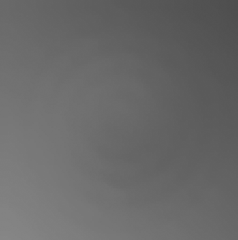
%> input picture 2_Histogram/hist1.bmp, 238 x 240 px
$ octave histogram_equalization.m   (GNU Octave 9; MATLAB toolbox functions it lacks are replaced by stand-ins)
%> lines starting %> are read from the running program, lines starting %| are printed output that depends on the picture
%% histogram equalization
clearvars; close all; clc;

hist1 = imread('hist1.bmp');
%> hist1 is the input picture: size 240x238 uint8; min 77, max 135, mean 105
[H, x] = imhist(hist1, 256);
%> H = 256 values, max 2373 at index 106, min 0 at index 1, mean 223.1; x = 256 values from 0 to 255

figure(1);
subplot(1,3,1), imshow(hist1), title('hist1');
subplot(1,3,2), imhist(hist1, 256), title('histogram'), ylim([0, 2500]);
subplot(1,3,3), bar(x, H), title('bar'), ylim([0, 2500]);


%% cumulative histogram
clearvars; close all; clc;

hist1 = imread('hist1.bmp');
[H, x] = imhist(hist1, 256);

C = cumsum(H);
%> C = 256 values from 0 to 57120
k = max(C)/max(H);
%> k = 24.07
C2 = C/k;
%> C2 = 256 values from 0 to 2373


hold on;
plot(x, H), plot(x, C2), title('Histogram and cumulative h.'), xlim([0, 256]);
hold off;


%% cumulative histogram after stretching
clearvars; close all; clc;

hist1 = imadjust(imread('hist1.bmp'));
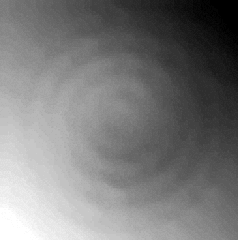
%> hist1: size 240x238 uint8; min 0, max 255, mean 122.7
[H, x] = imhist(hist1, 256);
%> H = 256 values, max 2373 at index 123, min 0 at index 2, mean 223.1

C = cumsum(H);
%> C = 256 values from 732 to 57120
k = max(C)/max(H);
C2 = C/k;
%> C2 = 256 values from 30.41 to 2373


hold on;
plot(x, H), plot(x, C2), title('Histogram and cumulative h.'), xlim([0, 256]);
%> after `xlim([0, 256])`:
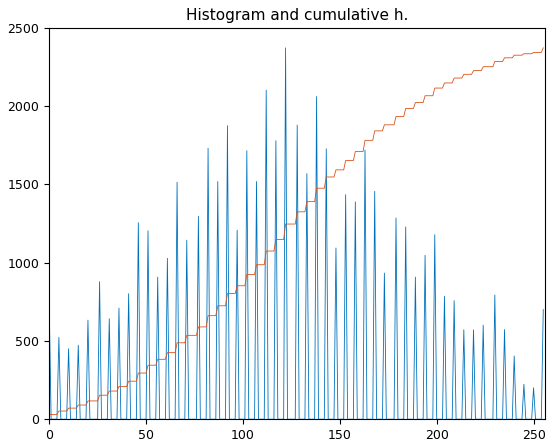
%> figure redrawn from the program's plot data; curve peaks at x = 122, y = 2373; curve peaks at x = 255, y = 2373
hold off;


%% image after operations
clearvars; close all; clc;

hist1 = imread('hist1.bmp');
[H, x] = imhist(hist1, 256);
%> H = 256 values, max 2373 at index 106, min 0 at index 1, mean 223.1

C = cumsum(H);
%> C = 256 values from 0 to 57120
k = max(C)/255;
%> k = 224
C2 = C/k;
%> C2 = 256 values from 0 to 255

lut = uint8( intlut(hist1, uint8(C2)) );


subplot(1,2,1);
hold on;
imhist(lut), plot(x, C2), title('Histogram and cumulative h.'), xlim([0, 256]), ylim([0, 2500]);
hold off;
subplot(1,2,2), imshow(lut), title('Output image');


%% methods comparison
clearvars; close all; clc;

hist1 = imread('hist1.bmp');
H = imhist(hist1, 256);

C = cumsum(H);
k = max(C)/255;
C2 = C/k;

lut = uint8( intlut(hist1, uint8(C2)) );


figure(1);
subplot(1,3,1), imshow(lut), title('own implementation');
subplot(1,3,2), imshow(histeq(hist1, 256)), title('histeq method resutl');
subplot(1,3,3), imshow(adapthisteq(hist1)), title('adapthisteq method resutl');


%% different histograms comparison
clearvars; close all; clc;

hist2 = imread('hist2.bmp');
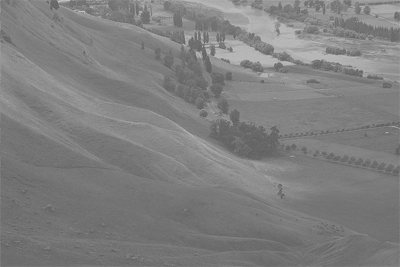
%> input picture 2_Histogram/hist2.bmp, 400 x 267 px
%> hist2 is the input picture: size 267x400 uint8; min 92, max 199, mean 126.8
hist3 = imread('hist3.bmp');
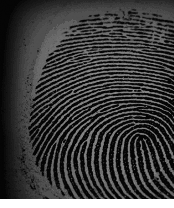
%> input picture 2_Histogram/hist3.bmp, 174 x 208 px
%> hist3 is the input picture: size 208x174 uint8; min 4, max 255, mean 61.1
hist4 = imread('hist4.bmp');
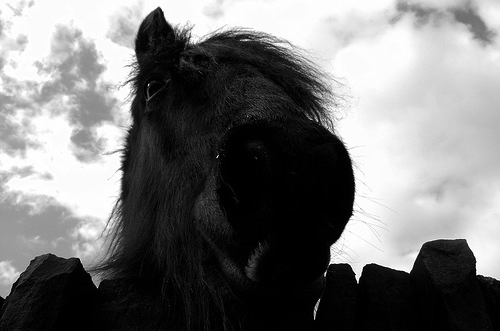
%> input picture 2_Histogram/hist4.bmp, 500 x 331 px
%> hist4 is the input picture: size 331x500 uint8; min 0, max 255, mean 117.8


H = imhist(hist2, 256);
%> H = 256 values, max 4299 at index 117, min 0 at index 1, mean 417.2
C = cumsum(H);
%> C = 256 values from 0 to 106800
k = max(C)/255;
%> k = 418.8
C2 = C/k;
lut = uint8( intlut(hist2, uint8(C2)) );
%> lut: size 267x400 uint8

subplot(3,4,1), imshow(hist2), title('hist2');
subplot(3,4,2), imshow(imadjust(hist2)), title('stretching');
subplot(3,4,3), imshow(lut), title('HE');
subplot(3,4,4), imshow(adapthisteq(hist2)), title('CLAHE');

H = imhist(hist3, 256);
%> H = 256 values, max 5075 at index 6, min 0 at index 1, mean 141.4
C = cumsum(H);
%> C = 256 values from 0 to 36192
k = max(C)/255;
%> k = 141.9
C2 = C/k;
lut = uint8( intlut(hist3, uint8(C2)) );
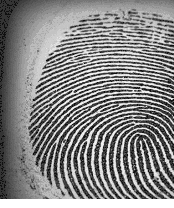
%> lut: size 208x174 uint8; min 16, max 255, mean 133.8


subplot(3,4,5), imshow(hist3), title('hist3');
subplot(3,4,6), imshow(imadjust(hist3));
subplot(3,4,7), imshow(lut);
subplot(3,4,8), imshow(adapthisteq(hist3));

H = imhist(hist4, 256);
%> H = 256 values, max 14960 at index 1, min 18 at index 101, mean 646.5
C = cumsum(H);
%> C = 256 values from 14960 to 165500
k = max(C)/255;
%> k = 649
C2 = C/k;
%> C2 = 256 values from 23.05 to 255
lut = uint8( intlut(hist4, uint8(C2)) );
%> lut: size 331x500 uint8


subplot(3,4,9),  imshow(hist4), title('hist4');
subplot(3,4,10), imshow(imadjust(hist4));
subplot(3,4,11), imshow(lut);
subplot(3,4,12), imshow(adapthisteq(hist4));
%> after `imshow(adapthisteq(hist4))`:
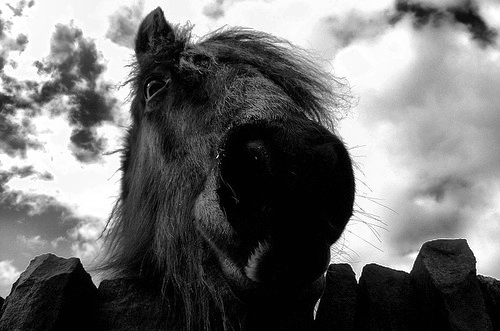
%> displayed picture: size 331x500, on the screen's scale of 0 to 255; min 0, max 255, mean 111.3
